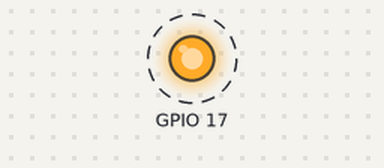
A program run on a simulated Raspberry Pi (BCM pin numbers). Parts: output pins drawn as LEDs (lit = HIGH). Dashed ring = blinking. At 20.0 s the program stops and its outputs stay as they are.

Above: at 0.5 s.
Timing chart, 0 to 4.6 s (numbered marks = the images above):
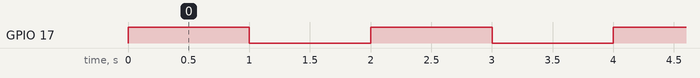

Measured:
- by itself, GPIO 17: alternates HIGH for 1.0 s and LOW for 1.0 s, 20 changes in all, then stays LOW

The program:

led.py
```python
import sys
import os
import json
from time import sleep
from gpiozero import LED

# Load configs
params_file_path = os.path.join(os.path.dirname(sys.path[0]), 'configs.json')
params_file = open(params_file_path)
params = json.load(params_file)

# SETUP
led = LED(params['led_pin'])

for _ in range(10):
    led.on()
    sleep(1)
    led.off()
    sleep(1)
```
